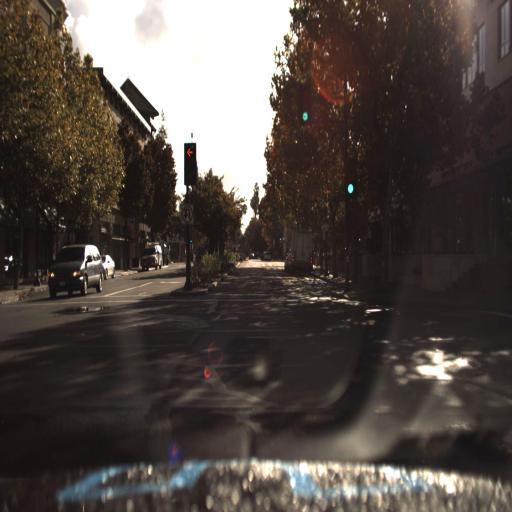
#> input picture opencv/kamera1.jpg, 512 x 512 px
$ python vjezbe.py
#> lines starting #> are read from the running program, lines starting #| are printed output that depends on the picture
import cv2

# [10 lines of commented-out code are left out]


slika = cv2.imread('kamera1.jpg', cv2.IMREAD_COLOR)
#> slika is the input picture: shape (512, 512, 3); mean B, G, R 68.5, 73.6, 81.6

# slika[10:50, 40:60, :] = [0, 0, 255]

silka = slika[:, :, :2] = 0
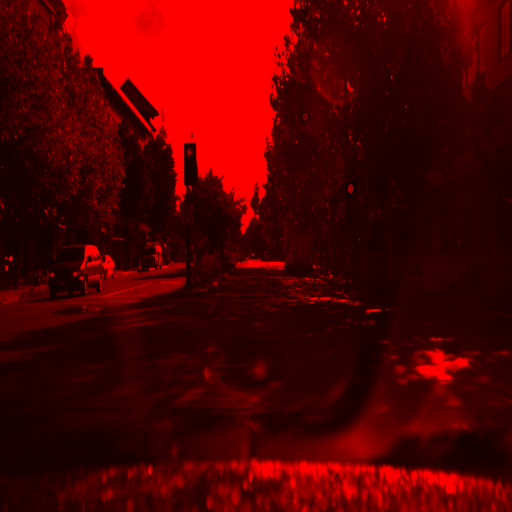
#> slika: shape (512, 512, 3); mean B, G, R 0, 0, 81.6
cv2.imshow('image', slika)
cv2.waitKey(5000)
cv2.destroyAllWindows()

$ run again, with opencv/kamera2.jpg copied over opencv/kamera1.jpg
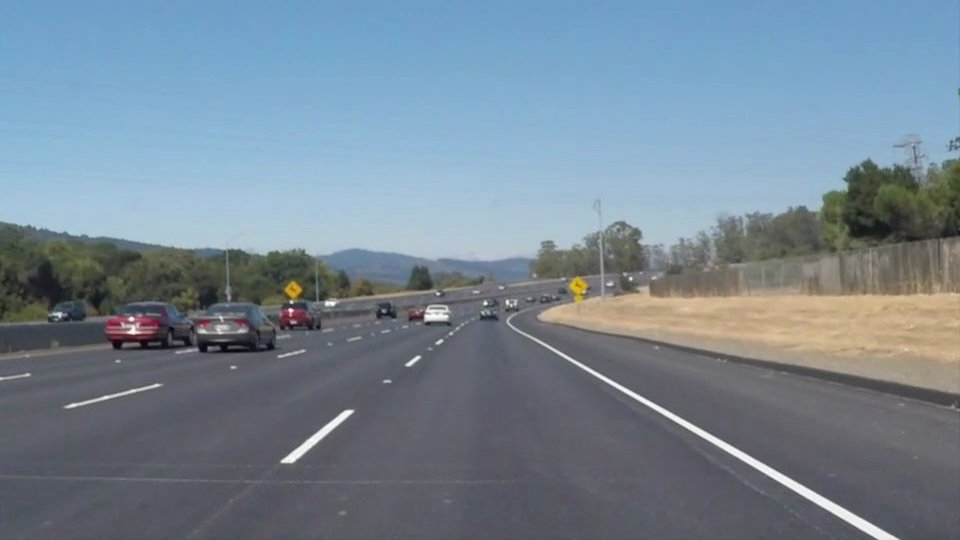
#> input picture opencv/kamera2.jpg, 960 x 540 px
#> slika is the input picture: shape (540, 960, 3); mean B, G, R 148.1, 134.5, 118.5
#> `silka = slika[:, :, :2] = 0`:
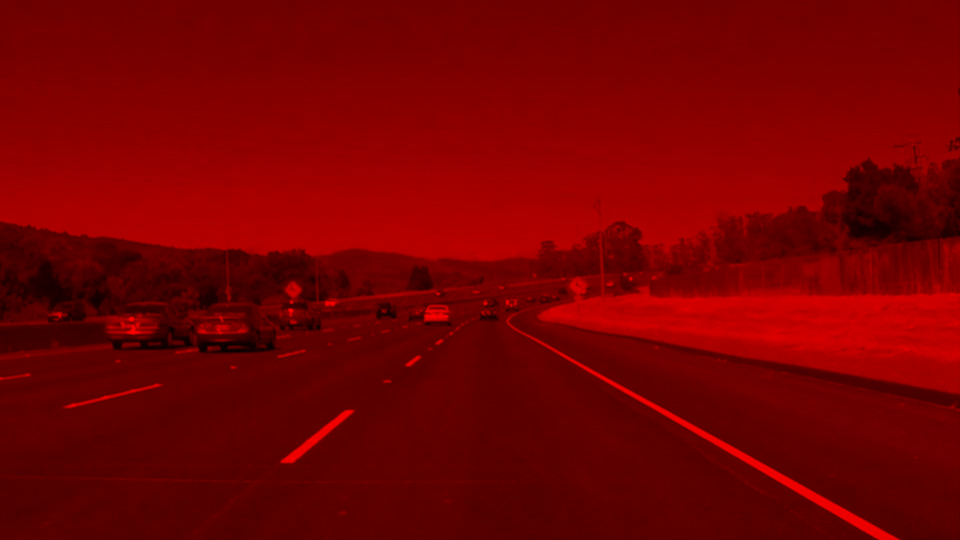
#> slika: shape (540, 960, 3); mean B, G, R 0, 0, 118.5

$ run again, with opencv/kamera2_1.jpg copied over opencv/kamera1.jpg
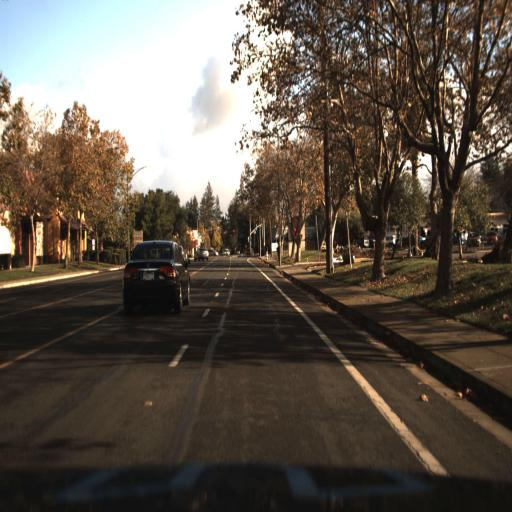
#> input picture opencv/kamera2_1.jpg, 512 x 512 px
#> slika is the input picture: shape (512, 512, 3); mean B, G, R 75.5, 86, 95.1
#> `silka = slika[:, :, :2] = 0`:
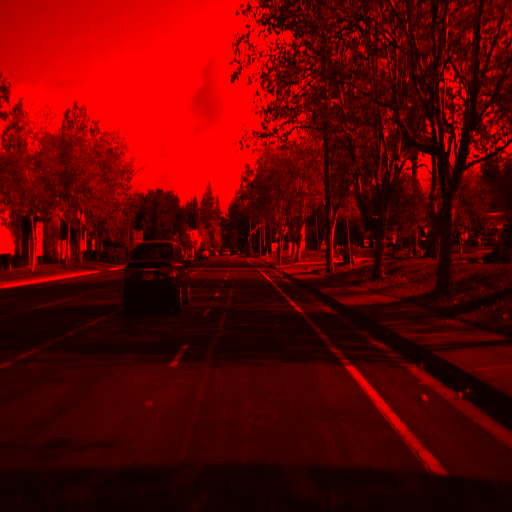
#> slika: shape (512, 512, 3); mean B, G, R 0, 0, 95.1
